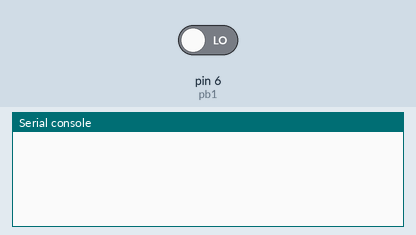
Recording of a program running on a simulated MicroPython board. Parts: the last lines printed to the serial console. The test bench sets the inputs (shaded band); at power-on: pin 6 (pb1) LOW.

Above: at 1.2 s.
1.3 s: pin 6 (pb1) driven HIGH
At 2.5 s:
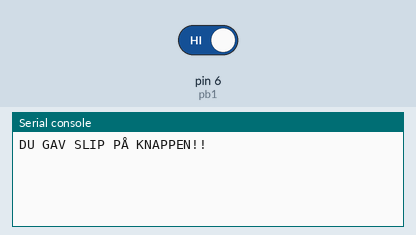
2.8 s: pin 6 (pb1) driven LOW
At 3.8 s:
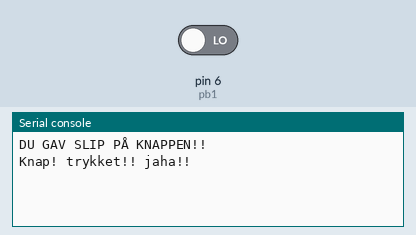

Measured:
- after the input at 1.3 s, the serial console: prints a new line at once (image 1)
- after the input at 2.8 s, the serial console: prints a new line at once (image 2)

The program:

buttoning.py
```python
from machine import Pin
from time import sleep

pb1 = Pin(6, Pin.IN) # Pin objekt


while True:
    # pin objekts value() + gemmer resultat før variabel
    first = pb1.value()
    sleep(0.01)
    second = pb1.value()
    # ikke trykket (1) til trykket (0)
    if first == 1 and second == 0:
        print("Knap! trykket!! jaha!!")
        # kan evt køre kode når knappen trykkes

    # hvis knap går fra (0) ti (1)
    if first == 0 and second == 1:
        print("DU GAV SLIP PÅ KNAPPEN!!")
```
